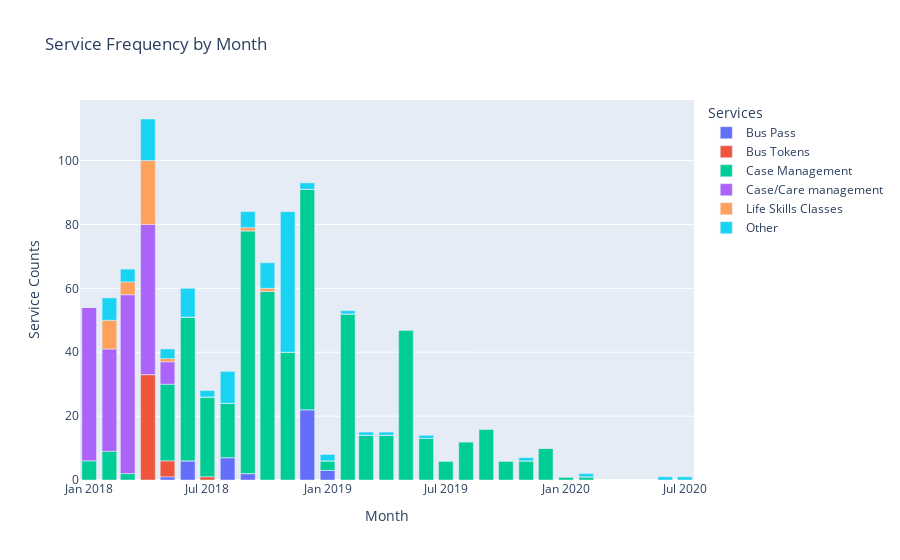

The code cell stored with this chart in its notebook:
### Code cell
fig = px.bar(pd.crosstab(data["month"],data["service_description"]),
             labels={"month": "Month", "value": "Service Counts", "service_description": "Services"},
             title="Service Frequency by Month")

fig.show()

### Figure 1 — Plotly figure (JSON) as saved in the notebook; plotly's stock layout.template omitted (floating-point values rounded to 4 significant figures)
{"data": [{"alignmentgroup": "True", "hovertemplate": "Services=Bus Pass<br>Month=%{x}<br>Service Counts=%{y}<extra></extra>", "legendgroup": "Bus Pass", "marker": {"color": "#636efa", "pattern": {"shape": ""}}, "name": "Bus Pass", "offsetgroup": "Bus Pass", "orientation": "v", "showlegend": true, "textposition": "auto", "type": "bar", "x": ["2018-01", "2018-02", "2018-03", "2018-04", "2018-05", "2018-06", "2018-07", "2018-08", "2018-09", "2018-10", "2018-11", "2018-12", "2019-01", "2019-02", "2019-03", "2019-04", "2019-05", "2019-06", "2019-07", "2019-08", "2019-09", "2019-10", "2019-11", "2019-12", "2020-01", "2020-02", "2020-06", "2020-07"], "xaxis": "x", "y": [0, 0, 0, 0, 1, 6, 0, 7, 2, 0, 0, 22, 3, 0, 0, 0, 0, 0, 0, 0, 0, 0, 0, 0, 0, 0, 0, 0], "yaxis": "y"}, {"alignmentgroup": "True", "hovertemplate": "Services=Bus Tokens<br>Month=%{x}<br>Service Counts=%{y}<extra></extra>", "legendgroup": "Bus Tokens", "marker": {"color": "#EF553B", "pattern": {"shape": ""}}, "name": "Bus Tokens", "offsetgroup": "Bus Tokens", "orientation": "v", "showlegend": true, "textposition": "auto", "type": "bar", "x": ["2018-01", "2018-02", "2018-03", "2018-04", "2018-05", "2018-06", "2018-07", "2018-08", "2018-09", "2018-10", "2018-11", "2018-12", "2019-01", "2019-02", "2019-03", "2019-04", "2019-05", "2019-06", "2019-07", "2019-08", "2019-09", "2019-10", "2019-11", "2019-12", "2020-01", "2020-02", "2020-06", "2020-07"], "xaxis": "x", "y": [0, 0, 0, 33, 5, 0, 1, 0, 0, 0, 0, 0, 0, 0, 0, 0, 0, 0, 0, 0, 0, 0, 0, 0, 0, 0, 0, 0], "yaxis": "y"}, {"alignmentgroup": "True", "hovertemplate": "Services=Case Management<br>Month=%{x}<br>Service Counts=%{y}<extra></extra>", "legendgroup": "Case Management", "marker": {"color": "#00cc96", "pattern": {"shape": ""}}, "name": "Case Management", "offsetgroup": "Case Management", "orientation": "v", "showlegend": true, "textposition": "auto", "type": "bar", "x": ["2018-01", "2018-02", "2018-03", "2018-04", "2018-05", "2018-06", "2018-07", "2018-08", "2018-09", "2018-10", "2018-11", "2018-12", "2019-01", "2019-02", "2019-03", "2019-04", "2019-05", "2019-06", "2019-07", "2019-08", "2019-09", "2019-10", "2019-11", "2019-12", "2020-01", "2020-02", "2020-06", "2020-07"], "xaxis": "x", "y": [6, 9, 2, 0, 24, 45, 25, 17, 76, 59, 40, 69, 3, 52, 14, 14, 47, 13, 6, 12, 16, 6, 6, 10, 1, 1, 0, 0], "yaxis": "y"}, {"alignmentgroup": "True", "hovertemplate": "Services=Case/Care management<br>Month=%{x}<br>Service Counts=%{y}<extra></extra>", "legendgroup": "Case/Care management", "marker": {"color": "#ab63fa", "pattern": {"shape": ""}}, "name": "Case/Care management", "offsetgroup": "Case/Care management", "orientation": "v", "showlegend": true, "textposition": "auto", "type": "bar", "x": ["2018-01", "2018-02", "2018-03", "2018-04", "2018-05", "2018-06", "2018-07", "2018-08", "2018-09", "2018-10", "2018-11", "2018-12", "2019-01", "2019-02", "2019-03", "2019-04", "2019-05", "2019-06", "2019-07", "2019-08", "2019-09", "2019-10", "2019-11", "2019-12", "2020-01", "2020-02", "2020-06", "2020-07"], "xaxis": "x", "y": [48, 32, 56, 47, 7, 0, 0, 0, 0, 0, 0, 0, 0, 0, 0, 0, 0, 0, 0, 0, 0, 0, 0, 0, 0, 0, 0, 0], "yaxis": "y"}, {"alignmentgroup": "True", "hovertemplate": "Services=Life Skills Classes<br>Month=%{x}<br>Service Counts=%{y}<extra></extra>", "legendgroup": "Life Skills Classes", "marker": {"color": "#FFA15A", "pattern": {"shape": ""}}, "name": "Life Skills Classes", "offsetgroup": "Life Skills Classes", "orientation": "v", "showlegend": true, "textposition": "auto", "type": "bar", "x": ["2018-01", "2018-02", "2018-03", "2018-04", "2018-05", "2018-06", "2018-07", "2018-08", "2018-09", "2018-10", "2018-11", "2018-12", "2019-01", "2019-02", "2019-03", "2019-04", "2019-05", "2019-06", "2019-07", "2019-08", "2019-09", "2019-10", "2019-11", "2019-12", "2020-01", "2020-02", "2020-06", "2020-07"], "xaxis": "x", "y": [0, 9, 4, 20, 1, 0, 0, 0, 1, 1, 0, 0, 0, 0, 0, 0, 0, 0, 0, 0, 0, 0, 0, 0, 0, 0, 0, 0], "yaxis": "y"}, {"alignmentgroup": "True", "hovertemplate": "Services=Other<br>Month=%{x}<br>Service Counts=%{y}<extra></extra>", "legendgroup": "Other", "marker": {"color": "#19d3f3", "pattern": {"shape": ""}}, "name": "Other", "offsetgroup": "Other", "orientation": "v", "showlegend": true, "textposition": "auto", "type": "bar", "x": ["2018-01", "2018-02", "2018-03", "2018-04", "2018-05", "2018-06", "2018-07", "2018-08", "2018-09", "2018-10", "2018-11", "2018-12", "2019-01", "2019-02", "2019-03", "2019-04", "2019-05", "2019-06", "2019-07", "2019-08", "2019-09", "2019-10", "2019-11", "2019-12", "2020-01", "2020-02", "2020-06", "2020-07"], "xaxis": "x", "y": [0, 7, 4, 13, 3, 9, 2, 10, 5, 8, 44, 2, 2, 1, 1, 1, 0, 1, 0, 0, 0, 0, 1, 0, 0, 1, 1, 1], "yaxis": "y"}], "layout": {"barmode": "relative", "legend": {"title": {"text": "Services"}, "tracegroupgap": 0}, "title": {"text": "Service Frequency by Month"}, "xaxis": {"anchor": "y", "domain": [0, 1], "title": {"text": "Month"}}, "yaxis": {"anchor": "x", "domain": [0, 1], "title": {"text": "Service Counts"}}}}
